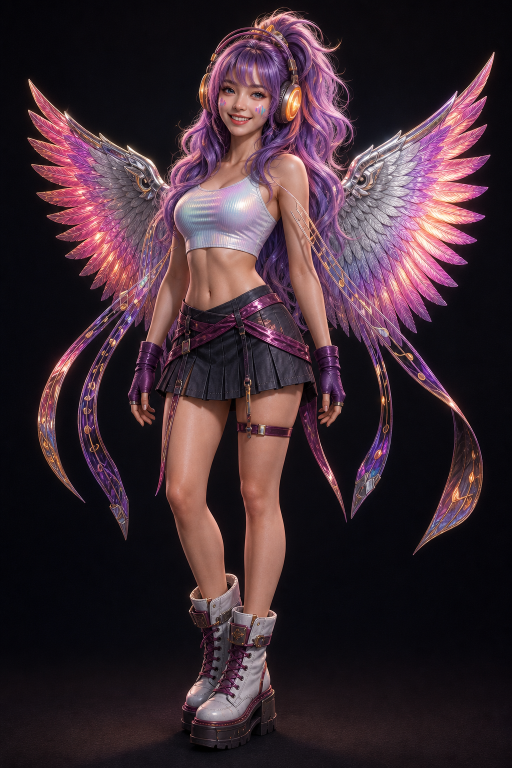
#> input picture avamad/miara_mesh_melody.png, 1024 x 1536 px (shown at 1/2 size)
$ python image_to_avatar.py ../miara_mesh_melody.png
#> lines starting #> are read from the running program, lines starting #| are printed output that depends on the picture; after the words box and inside, x2 and y2 are one past the last pixel; in counts of white or black regions, pixels touching at a corner belong together
"""Build a textured glTF 2.0 avatar (GLB) from a character render on black."""

from __future__ import annotations

import argparse
import json
import struct
from pathlib import Path

import numpy as np
from PIL import Image


GLB_MAGIC = 0x46546C67
GLB_VERSION = 2
JSON_CHUNK = 0x4E4F534A
BIN_CHUNK = 0x004E4942


def _solid_mask(rgb: np.ndarray) -> np.ndarray:
    return rgb.max(axis=2) > 14


def _chamfer_distance(mask: np.ndarray) -> np.ndarray:
    h, w = mask.shape
    dist = np.full((h, w), 1.0e6, dtype=np.float32)
    dist[mask] = 0.0
    for y in range(h):
        row = dist[y]
        if y > 0:
            np.minimum(row, dist[y - 1] + 1.0, out=row)
        for x in range(1, w):
            if row[x] > row[x - 1] + 1.0:
                row[x] = row[x - 1] + 1.0
    for y in range(h - 1, -1, -1):
        row = dist[y]
        if y + 1 < h:
            np.minimum(row, dist[y + 1] + 1.0, out=row)
        for x in range(w - 2, -1, -1):
            if row[x] > row[x + 1] + 1.0:
                row[x] = row[x + 1] + 1.0
    return dist


def _emissive_map(rgb: np.ndarray, mask: np.ndarray) -> np.ndarray:
    r = rgb[:, :, 0].astype(np.float32)
    g = rgb[:, :, 1].astype(np.float32)
    b = rgb[:, :, 2].astype(np.float32)
    mx = np.maximum(np.maximum(r, g), b)
    mn = np.minimum(np.minimum(r, g), b)
    sat = np.divide(mx - mn, mx, out=np.zeros_like(mx), where=mx > 8.0)
    warm = ((r > 140) & (g > 40) & (b < 140) & (r > b + 20)).astype(np.float32)
    glow = np.clip(sat * (mx / 255.0) * 1.6 + warm * 0.85, 0.0, 1.0)
    glow *= mask.astype(np.float32)
    emi = np.zeros_like(rgb)
    emi[:, :, 0] = np.clip(r * glow, 0, 255)
    emi[:, :, 1] = np.clip(g * glow * 0.55, 0, 255)
    emi[:, :, 2] = np.clip(b * glow * 0.35, 0, 255)
    return emi.astype(np.uint8)


def build_mesh(rgb: np.ndarray, columns: int = 140):
    h, w, _ = rgb.shape
    mask = _solid_mask(rgb)
    ys, xs = np.nonzero(mask)
    if ys.size == 0:
        raise ValueError("source image has no non-black silhouette")

    y0, y1 = int(ys.min()), int(ys.max())
    x0, x1 = int(xs.min()), int(xs.max())
    bw = max(1, x1 - x0)
    bh = max(1, y1 - y0)
    step = max(2, int(round(bw / columns)))
    gx = list(range(x0, x1 + 1, step))
    gy = list(range(y0, y1 + 1, step))
    if gx[-1] != x1:
        gx.append(x1)
    if gy[-1] != y1:
        gy.append(y1)

    small_mask = mask[y0 : y1 + 1 : step, x0 : x1 + 1 : step]
    edge = _chamfer_distance(~small_mask)
    max_edge = float(edge[small_mask].max()) if small_mask.any() else 1.0
    thickness = (max(bw, bh) / float(w)) * 0.22

    index_of: dict[tuple[int, int], int] = {}
    positions: list[float] = []
    uvs: list[float] = []
    colors: list[float] = []

    aspect = h / float(w)
    height_world = 1.70
    width_world = height_world / aspect

    def add_vert(ix: int, iy: int, sign: float) -> int:
        key = (ix, iy, int(sign))
        cached = index_of.get(key)
        if cached is not None:
            return cached
        px, py = gx[ix], gy[iy]
        u = (px + 0.5) / w
        v = 1.0 - (py + 0.5) / h
        sx = min(small_mask.shape[1] - 1, max(0, int(round((px - x0) / step))))
        sy = min(small_mask.shape[0] - 1, max(0, int(round((py - y0) / step))))
        depth_n = float(edge[sy, sx]) / max(max_edge, 1.0)
        luma = float(rgb[py, px].max()) / 255.0
        z = sign * thickness * (0.12 + 0.88 * depth_n) * (0.65 + 0.35 * luma)
        x = ((px - x0) / bw - 0.5) * width_world
        y = (1.0 - (py - y0) / bh) * height_world
        idx = len(positions) // 3
        positions.extend((x, y, z))
        uvs.extend((u, v))
        c = rgb[py, px].astype(np.float32) / 255.0
        colors.extend((float(c[0]), float(c[1]), float(c[2]), 1.0))
        index_of[key] = idx
        return idx

    indices: list[int] = []
    ny, nx = len(gy), len(gx)
    for j in range(ny - 1):
        for i in range(nx - 1):
            corners = ((i, j), (i + 1, j), (i + 1, j + 1), (i, j + 1))
            if not all(mask[gy[cj], gx[ci]] for ci, cj in corners):
                continue
            for sign in (1.0, -1.0):
                a = add_vert(corners[0][0], corners[0][1], sign)
                b = add_vert(corners[1][0], corners[1][1], sign)
                c = add_vert(corners[2][0], corners[2][1], sign)
                d = add_vert(corners[3][0], corners[3][1], sign)
                if sign > 0:
                    indices.extend((a, b, c, a, c, d))
                else:
                    indices.extend((a, c, b, a, d, c))

    if not indices:
        raise ValueError("silhouette produced no triangles")

    pos = np.asarray(positions, dtype=np.float32).reshape(-1, 3)
    nrm = np.zeros_like(pos)
    idx = np.asarray(indices, dtype=np.uint32).reshape(-1, 3)
    v0 = pos[idx[:, 0]]
    v1 = pos[idx[:, 1]]
    v2 = pos[idx[:, 2]]
    face_n = np.cross(v1 - v0, v2 - v0)
    for k in range(3):
        np.add.at(nrm, idx[:, k], face_n)
    lengths = np.linalg.norm(nrm, axis=1)
    lengths[lengths == 0] = 1.0
    nrm /= lengths[:, None]

    return {
        "positions": pos.reshape(-1),
        "normals": nrm.reshape(-1).astype(np.float32),
        "uvs": np.asarray(uvs, dtype=np.float32),
        "colors": np.asarray(colors, dtype=np.float32),
        "indices": np.asarray(indices, dtype=np.uint32),
    }


def _pad4(data: bytes, pad: bytes) -> bytes:
    rem = len(data) % 4
    return data if rem == 0 else data + pad * (4 - rem)


def write_glb(path: Path, mesh: dict, albedo_png: bytes, emissive_png: bytes, name: str) -> None:
    pos = mesh["positions"].tobytes()
    nrm = mesh["normals"].tobytes()
    uvs = mesh["uvs"].tobytes()
    cols = mesh["colors"].tobytes()
    idx = mesh["indices"].tobytes()

    blobs = [pos, nrm, uvs, cols, idx, albedo_png, emissive_png]
    offsets = []
    cursor = 0
    packed = b""
    for blob in blobs:
        blob = _pad4(blob, b"\x00")
        offsets.append((cursor, len(blob)))
        packed += blob
        cursor += len(blob)

    pos_a = mesh["positions"].reshape(-1, 3)
    nrm_a = mesh["normals"].reshape(-1, 3)
    uv_a = mesh["uvs"].reshape(-1, 2)
    col_a = mesh["colors"].reshape(-1, 4)
    nverts = pos_a.shape[0]
    nidx = int(mesh["indices"].size)

    def acc_minmax(arr):
        return arr.min(axis=0).tolist(), arr.max(axis=0).tolist()

    pmin, pmax = acc_minmax(pos_a)
    nmin, nmax = acc_minmax(nrm_a)
    umin, umax = acc_minmax(uv_a)
    cmin, cmax = acc_minmax(col_a)

    gltf = {
        "asset": {"version": "2.0", "generator": "avamad/tools/image_to_avatar.py"},
        "scene": 0,
        "scenes": [{"name": name, "nodes": [0]}],
        "nodes": [
            {
                "name": name,
                "mesh": 0,
                "translation": [0.0, 0.0, 0.0],
            }
        ],
        "meshes": [
            {
                "name": name,
                "primitives": [
                    {
                        "attributes": {
                            "POSITION": 0,
                            "NORMAL": 1,
                            "TEXCOORD_0": 2,
                            "COLOR_0": 3,
                        },
                        "indices": 4,
                        "material": 0,
                    }
                ],
            }
        ],
        "materials": [
            {
                "name": f"{name}Skin",
                "pbrMetallicRoughness": {
                    "baseColorTexture": {"index": 0},
                    "metallicFactor": 0.18,
                    "roughnessFactor": 0.42,
                },
                "emissiveFactor": [1.0, 1.0, 1.0],
                "emissiveTexture": {"index": 1},
                "alphaMode": "MASK",
                "alphaCutoff": 0.08,
                "doubleSided": True,
            }
        ],
        "textures": [{"source": 0}, {"source": 1}],
        "images": [
            {"mimeType": "image/png", "bufferView": 5, "name": "albedo"},
            {"mimeType": "image/png", "bufferView": 6, "name": "emissive"},
        ],
        "samplers": [{"magFilter": 9729, "minFilter": 9987, "wrapS": 33071, "wrapT": 33071}],
        "accessors": [
            {
                "bufferView": 0,
                "componentType": 5126,
                "count": nverts,
                "type": "VEC3",
                "min": pmin,
                "max": pmax,
            },
            {
                "bufferView": 1,
                "componentType": 5126,
                "count": nverts,
                "type": "VEC3",
                "min": nmin,
                "max": nmax,
            },
            {
                "bufferView": 2,
                "componentType": 5126,
                "count": nverts,
                "type": "VEC2",
                "min": umin,
                "max": umax,
            },
            {
                "bufferView": 3,
                "componentType": 5126,
                "count": nverts,
                "type": "VEC4",
                "min": cmin,
                "max": cmax,
            },
            {
                "bufferView": 4,
                "componentType": 5125,
                "count": nidx,
                "type": "SCALAR",
            },
        ],
        "bufferViews": [
            {"buffer": 0, "byteOffset": offsets[0][0], "byteLength": len(pos), "target": 34962},
            {"buffer": 0, "byteOffset": offsets[1][0], "byteLength": len(nrm), "target": 34962},
            {"buffer": 0, "byteOffset": offsets[2][0], "byteLength": len(uvs), "target": 34962},
            {"buffer": 0, "byteOffset": offsets[3][0], "byteLength": len(cols), "target": 34962},
            {"buffer": 0, "byteOffset": offsets[4][0], "byteLength": len(idx), "target": 34963},
            {"buffer": 0, "byteOffset": offsets[5][0], "byteLength": len(albedo_png)},
            {"buffer": 0, "byteOffset": offsets[6][0], "byteLength": len(emissive_png)},
        ],
        "buffers": [{"byteLength": len(packed)}],
    }

    json_bytes = _pad4(json.dumps(gltf, separators=(",", ":")).encode("utf-8"), b" ")
    bin_bytes = _pad4(packed, b"\x00")
    total = 12 + 8 + len(json_bytes) + 8 + len(bin_bytes)
    header = struct.pack("<III", GLB_MAGIC, GLB_VERSION, total)
    json_hdr = struct.pack("<II", len(json_bytes), JSON_CHUNK)
    bin_hdr = struct.pack("<II", len(bin_bytes), BIN_CHUNK)
    path.write_bytes(header + json_hdr + json_bytes + bin_hdr + bin_bytes)


def convert(src: Path, dst: Path, columns: int) -> dict:
    image = Image.open(src).convert("RGB")
    rgb = np.asarray(image, dtype=np.uint8)
    mesh = build_mesh(rgb, columns=columns)
    mask = _solid_mask(rgb)
    emissive = Image.fromarray(_emissive_map(rgb, mask), mode="RGB")
    albedo_buf = __import__("io").BytesIO()
    emissive_buf = __import__("io").BytesIO()
    image.save(albedo_buf, format="PNG")
    emissive.save(emissive_buf, format="PNG")
    write_glb(dst, mesh, albedo_buf.getvalue(), emissive_buf.getvalue(), src.stem)
    return {
        "source": str(src),
        "output": str(dst),
        "vertices": int(mesh["positions"].size // 3),
        "triangles": int(mesh["indices"].size // 3),
        "bytes": dst.stat().st_size,
    }


def main() -> None:
    parser = argparse.ArgumentParser()
    parser.add_argument("source", type=Path)
    parser.add_argument("-o", "--output", type=Path)
    parser.add_argument("--columns", type=int, default=140)
    args = parser.parse_args()
    src = args.source.resolve()
    dst = (args.output or src.with_suffix(".glb")).resolve()
    info = convert(src, dst, args.columns)
#> in convert, image is the input picture: PIL image 1024x1536 RGB; mean R, G, B 61.1, 42.1, 50.3
#> in _solid_mask, `return rgb.max(axis=2) > 14`:
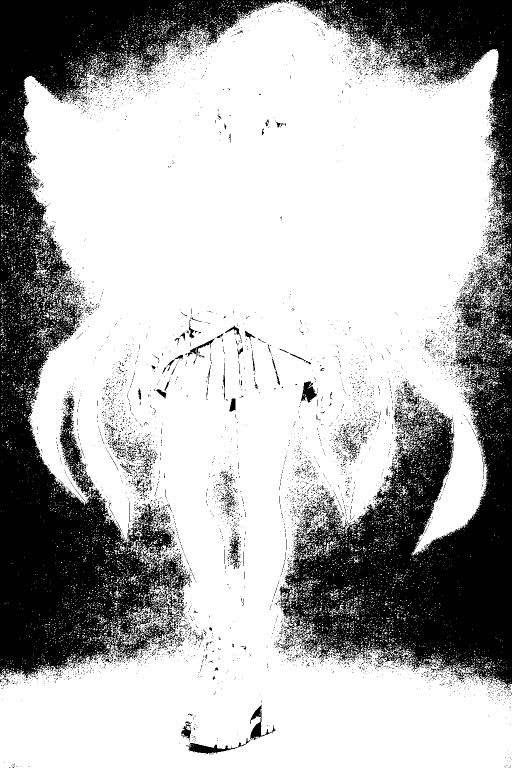
#> returned value: shape (1536, 1024) bool (shown at 1/2 size); 69.8% white; 6589 black regions (6432 under 20 px), largest, box (x1, y1, x2, y2) and area: (0, 0, 578, 1356) 226792, (558, 0, 1024, 1384) 220632, (373, 1476, 501, 1508) 1094
#> in build_mesh, `y0, y1 = int(ys.min()), int(ys.max())`: y0 = 0; y1 = 1535
#> in build_mesh, `x0, x1 = int(xs.min()), int(xs.max())`: x0 = 0; x1 = 1023
#> in build_mesh, `bh = max(1, y1 - y0)`: bh = 1535
#> in build_mesh, `step = max(2, int(round(bw / columns)))`: step = 7
#> in build_mesh, `small_mask = mask[y0 : y1 + 1 : step, x0 : x1 + 1 : step]`: small_mask: shape (220, 147) bool; 69.3% white; 241 black regions (239 under 20 px), largest, box (x1, y1, x2, y2) and area: (0, 0, 147, 198) 9422, (54, 213, 67, 216) 22
#> in build_mesh, `edge = _chamfer_distance(~small_mask)`:
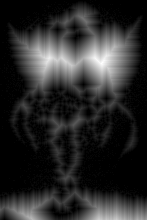
#> edge: shape (220, 147) float32; min 0, max 39, mean 6.4; drawn with min black and max white
#> in build_mesh, `max_edge = float(edge[small_mask].max()) if small_mask.any() else 1.0`: max_edge = 39
#> in build_mesh, `thickness = (max(bw, bh) / float(w)) * 0.22`: thickness = 0.33
#> in build_mesh, `ny, nx = len(gy), len(gx)`: ny = 221; nx = 148
#> the loop in build_mesh, `for j in range(ny - 1):` made 220 passes
#> in _emissive_map, `b = rgb[:, :, 2].astype(np.float32)`:
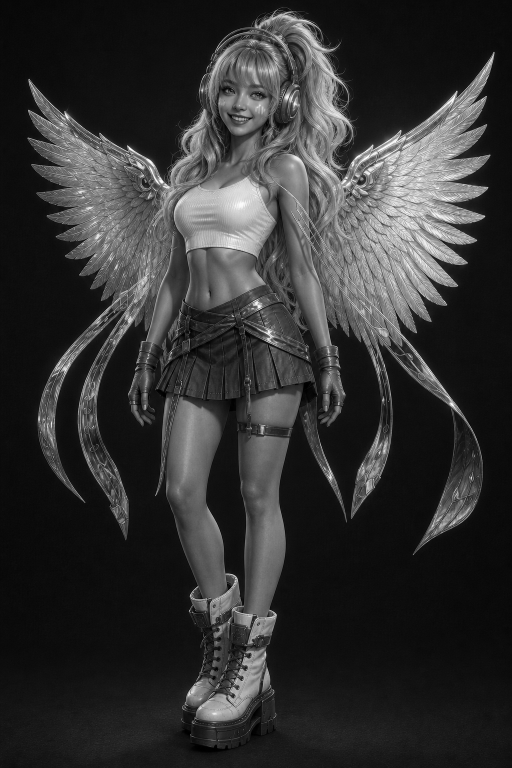
#> b: shape (1536, 1024) float32 (shown at 1/2 size); min 0, max 255, mean 50.3
#> in _emissive_map, `sat = np.divide(mx - mn, mx, out=np.zeros_like(mx), where=mx > 8.0)`:
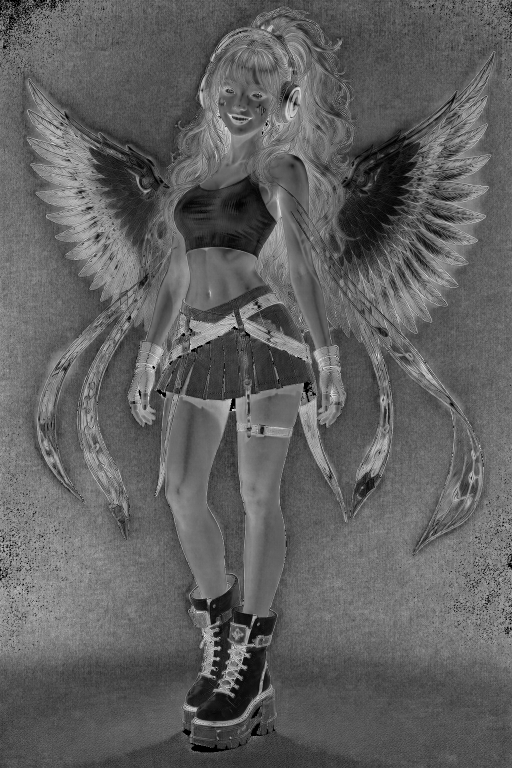
#> sat: shape (1536, 1024) float32 (shown at 1/2 size); min 0, max 1, mean 0.38
#> in _emissive_map, `warm = ((r > 140) & (g > 40) & (b < 140) & (r > b + 20)).astype(np.flo..`:
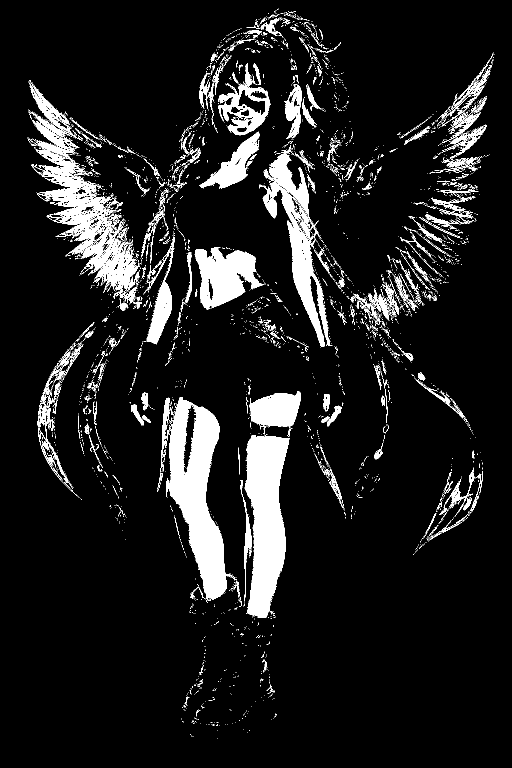
#> warm: shape (1536, 1024) float32 (shown at 1/2 size); values 0 (black) and 1 (white), 10.1% white; 4160 white regions (3853 under 20 px), largest, box (x1, y1, x2, y2) and area: (332, 794, 472, 1206) 24765, (489, 871, 579, 1235) 21782, (57, 223, 281, 621) 21010
#> in _emissive_map, `glow = np.clip(sat * (mx / 255.0) * 1.6 + warm * 0.85, 0.0, 1.0)`:
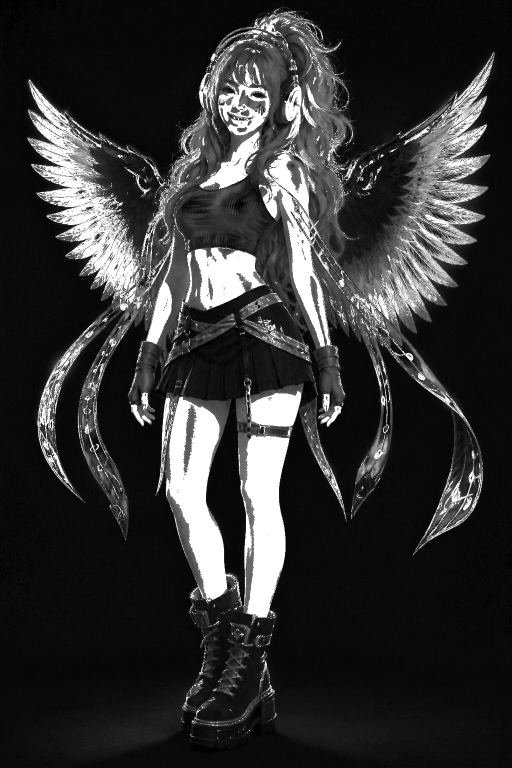
#> glow: shape (1536, 1024) float32 (shown at 1/2 size); min 0, max 1, mean 0.198
#> in _emissive_map, `emi[:, :, 2] = np.clip(b * glow * 0.35, 0, 255)`:
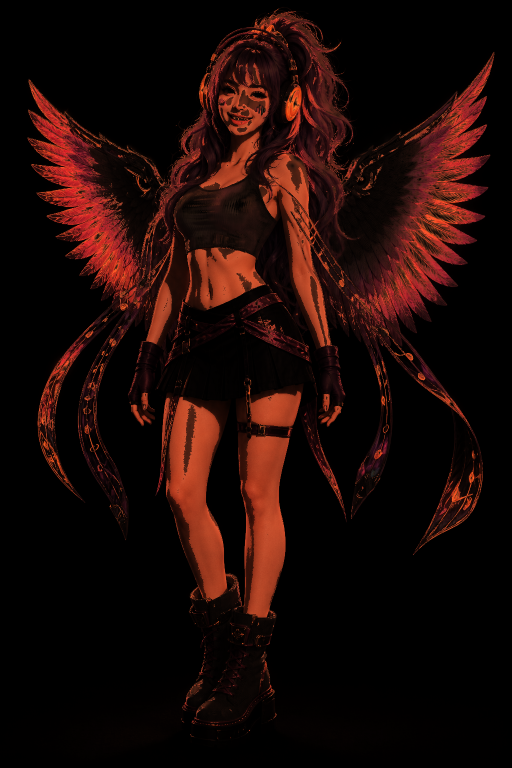
#> emi: shape (1536, 1024, 3) (shown at 1/2 size); mean of channels 0, 1, 2 28.4, 9.6, 6.5; drawn as R, G, B
#> the loop in write_glb, `for blob in blobs:` made 7 passes
    print(json.dumps(info, indent=2))
#| {
#|   "source": "avamad/miara_mesh_melody.png",
#|   "output": "avamad/miara_mesh_melody.glb",
#|   "vertices": 42348,
#|   "triangles": 78260,
#|   "bytes": 6587456
#| }


if __name__ == "__main__":
    main()
